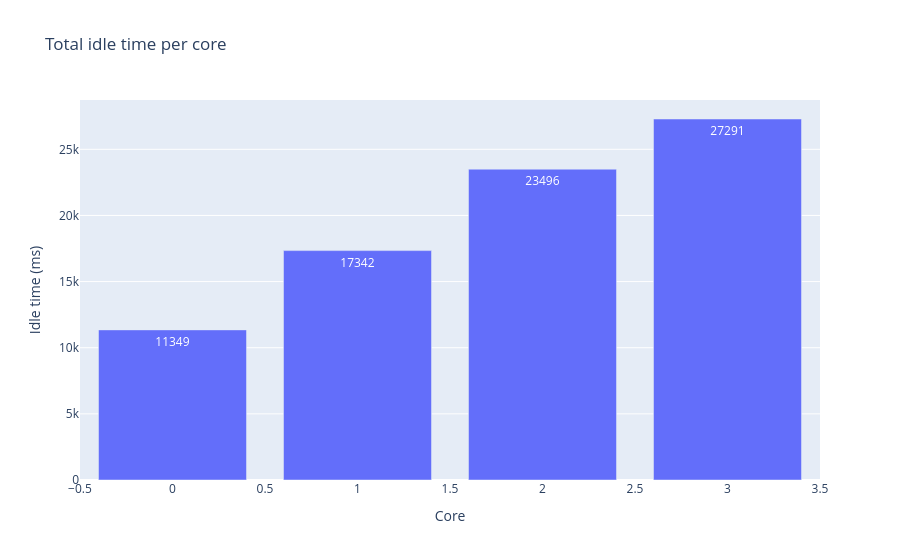

The notebook cell saved with this chart:
### Markdown cell above
## Core idle totals

### Code cell
idle_fig = ml.make_core_idle_bar_figure(trace)
idle_fig.write_html(figure_output_dir / 'core_idle_totals.html')
idle_fig.write_image(figure_output_dir / 'core_idle_totals.png')
idle_fig

### Figure 1 — Plotly figure (JSON) as saved in the notebook; plotly's stock layout.template omitted (floating-point values rounded to 4 significant figures)
{"data": [{"hovertemplate": "Core=%{x}<br>Idle time (ms)=%{text}<extra></extra>", "legendgroup": "", "marker": {"color": "#636efa", "pattern": {"shape": ""}}, "name": "", "orientation": "v", "showlegend": false, "text": [11350.0, 17340.0, 23500.0, 27290.0], "textposition": "auto", "texttemplate": "%{text:.0f}", "type": "bar", "x": [0, 1, 2, 3], "xaxis": "x", "y": [11349, 17342, 23496, 27291], "yaxis": "y"}], "layout": {"barmode": "relative", "legend": {"tracegroupgap": 0}, "title": {"text": "Total idle time per core"}, "xaxis": {"anchor": "y", "domain": [0, 1], "title": {"text": "Core"}}, "yaxis": {"anchor": "x", "domain": [0, 1], "title": {"text": "Idle time (ms)"}}}}
